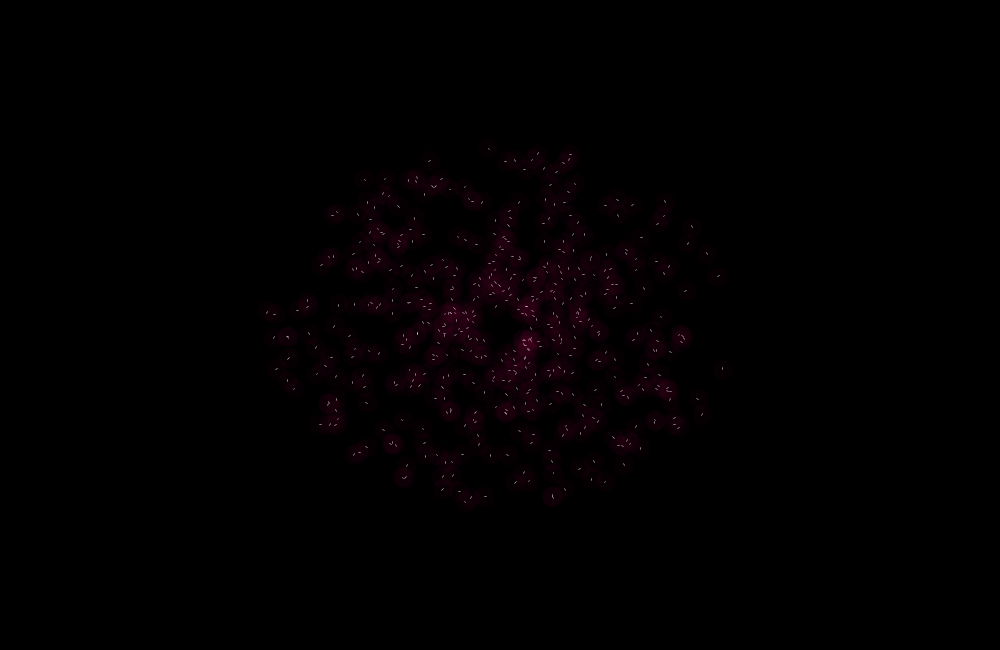
Frame 1 (no input)
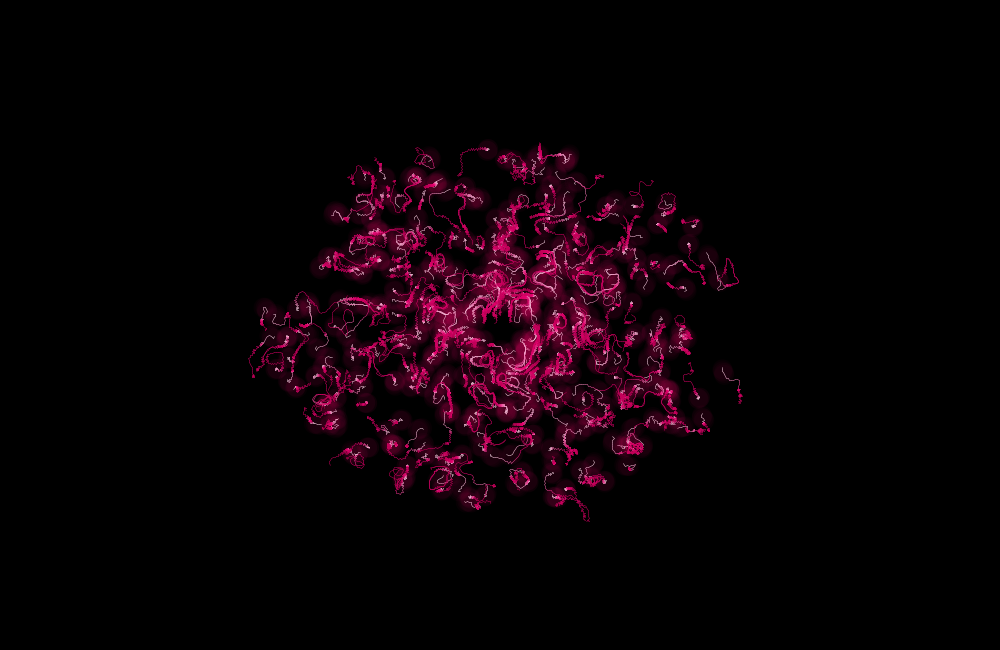
Frame 60 (the mouse pressed at the canvas centre just before this capture)
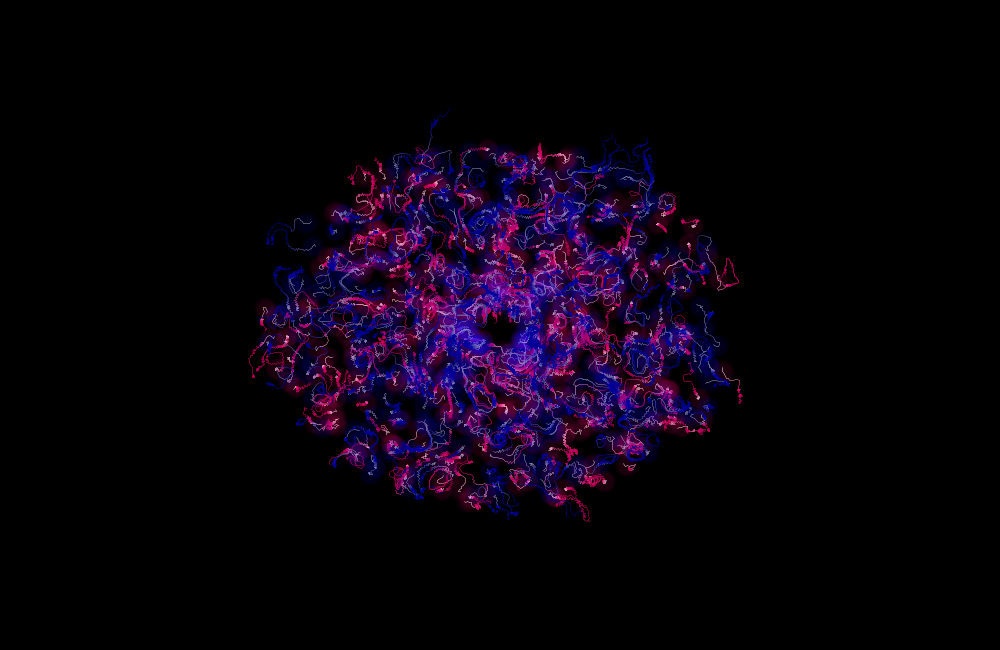
Frame 120 (the mouse held since frame 60 and released just before this capture)

The Processing sketch that drew these frames (run headless with seeded random() and noise(); from frame 60 on, the mouse is pressed at the canvas centre):

// Processing sketch: FeralInk
// ── FeralInk.pde
// FeralInk
// Found at: https://www.openprocessing.org/sketch/395420
// Runs on Processing

// noise, cos, sin, random, line, ellipse, Array, generative
// Mouse click to re-draw, left for black background, right for white.

NoiseTrail[] trail = new NoiseTrail[500];
float rad, mult, h, s, b;
int count ;
boolean isBlack;

void setup() {
  size(1000, 650);
  colorMode(HSB, 360, 100, 100, 100);
  strokeWeight(.5);
  noiseDetail(3, .4);
  isBlack = true;
  setTrails();
  h = 330;
}

void draw() {
  count++;
  if (count > 600) noLoop();
  for (int i = 0; i < trail.length; i++) {
    trail[i].drawTrail();
  }
}


class NoiseTrail {
  float x, y, x2, y2, noiseFactor;
  float a = random(TWO_PI);
  float r = random(20, 180);

  NoiseTrail() {
    x = width/2+cos(a) * r * 1.3;
    y = height/2+sin(a) * r;
  }

  void drawTrail() {
    x2 = x;
    y2 = y;
    noiseFactor = map(noise(x * .025, y * .025, 
    frameCount * .005), 0, 1, -mult, mult);
    x += cos(noiseFactor) * rad;
    y += sin(noiseFactor) * rad;

    s += .009;
    h += .00009;
    b = 100 - (abs(sin(frameCount* .009))*50);
    if (s > 100) s = 100;
    if (h > 360) h = 0;

    stroke(h, s, b);
    line(x2, y2, x, y);

    if (count < 5) {
      noStroke();
      fill(h, 100, 100, 3);
      ellipse(x, y, 20, 20);
    }
  }
}

void setTrails() {
  if (isBlack) background(0);
  else background(360);
  count = 0;
  mult = 80;
  rad = 2;
  s = 0;
  h = random(360);
  b =   100;
  for (int i = 0; i < trail.length; i++) {
    trail[i] = new NoiseTrail();
  }
  loop();
}

void mousePressed() {
  if (mouseButton == LEFT) isBlack = true;
  if (mouseButton == RIGHT) isBlack = false;
  setTrails();
}
